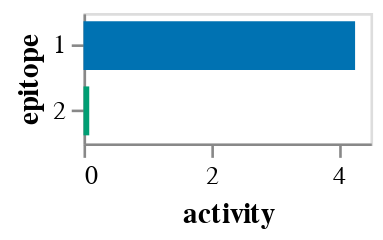

The cell this chart's notebook holds for it:
### Markdown cell above
Epitope activities:

### Code cell
model.activity_wt_barplot()

### Figure 1 — Vega-Lite specification as saved in the notebook (floating-point values rounded to 4 significant figures)
{"config": {"view": {"continuousWidth": 400, "continuousHeight": 300}, "axis": {"grid": false}}, "data": {"name": "data-7756c3d58103bd21bb0227e4f3995b16"}, "mark": {"type": "bar", "size": 18.75}, "encoding": {"color": {"field": "epitope", "legend": null, "scale": {"domain": ["1", "2"], "range": ["#0072B2", "#009E73"]}, "type": "nominal"}, "tooltip": [{"field": "epitope", "type": "nominal"}, {"field": "activity", "format": ".2f", "type": "quantitative"}], "x": {"field": "activity", "title": "activity", "type": "quantitative"}, "y": {"field": "epitope", "sort": ["1", "2"], "type": "nominal"}}, "height": {"step": 25}, "width": 110, "$schema": "https://vega.github.io/schema/vega-lite/v5.2.0.json", "datasets": {"data-7756c3d58103bd21bb0227e4f3995b16": [{"epitope": "1", "activity": 4.259}, {"epitope": "2", "activity": 0.09026}]}}
